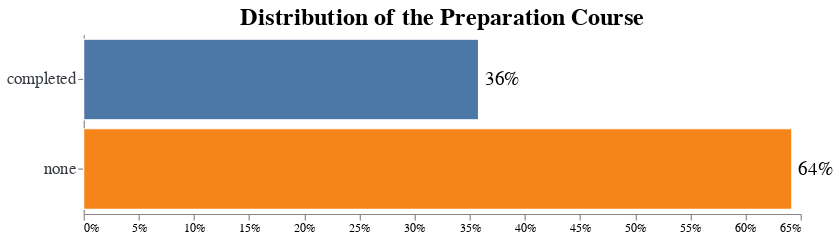

Write notebook code for a chart like this one.
### Code cell
bars = alt.Chart(course_count).mark_bar(stroke = "white").encode(
    x= alt.X("percent:Q", 
        title = "", 
        axis = alt.Axis(format='.0%', grid = False, )),
    y= alt.Y("course:O", 
        title="",
        axis = alt.Axis(labelAngle=0, labelFontSize=14, labelColor= "#343a40", labelFont="Arial") ),    
    tooltip = [alt.Tooltip('count', title = 'Count' ), alt.Tooltip ('course:O',title = 'Preparation course' ) , alt.Tooltip('percent:Q', format='.1%', title = 'Percent' )],
    color=alt.Color(field="course", type="nominal",legend=None ))

text = bars.mark_text(
    dx=+20,
    size=16,
    fill = "black",
).encode(text= alt.Text('percent:Q', format='.0%'))

(bars + text).properties(
    title = f"Distribution of the Preparation Course",
    width = 600,
    height= 150,
).configure_title(
    fontSize = 20,
    font = "Arial",
).configure_view(
    strokeWidth = 0,)

### Figure 1 — Vega-Lite specification as saved in the notebook (floating-point values rounded to 4 significant figures)
{"config": {"view": {"continuousWidth": 400, "continuousHeight": 300, "strokeWidth": 0}, "title": {"font": "Arial", "fontSize": 20}}, "layer": [{"mark": {"type": "bar", "stroke": "white"}, "encoding": {"color": {"field": "course", "legend": null, "type": "nominal"}, "tooltip": [{"field": "count", "title": "Count", "type": "quantitative"}, {"field": "course", "title": "Preparation course", "type": "ordinal"}, {"field": "percent", "format": ".1%", "title": "Percent", "type": "quantitative"}], "x": {"axis": {"format": ".0%", "grid": false}, "field": "percent", "title": "", "type": "quantitative"}, "y": {"axis": {"labelAngle": 0, "labelColor": "#343a40", "labelFont": "Arial", "labelFontSize": 14}, "field": "course", "title": "", "type": "ordinal"}}}, {"mark": {"type": "text", "dx": 20, "fill": "black", "size": 16}, "encoding": {"color": {"field": "course", "legend": null, "type": "nominal"}, "text": {"field": "percent", "format": ".0%", "type": "quantitative"}, "tooltip": [{"field": "count", "title": "Count", "type": "quantitative"}, {"field": "course", "title": "Preparation course", "type": "ordinal"}, {"field": "percent", "format": ".1%", "title": "Percent", "type": "quantitative"}], "x": {"axis": {"format": ".0%", "grid": false}, "field": "percent", "title": "", "type": "quantitative"}, "y": {"axis": {"labelAngle": 0, "labelColor": "#343a40", "labelFont": "Arial", "labelFontSize": 14}, "field": "course", "title": "", "type": "ordinal"}}}], "data": {"name": "data-c81b1d87bea2df2c60951e5d011154f7"}, "height": 150, "title": "Distribution of the Preparation Course", "width": 600, "$schema": "https://vega.github.io/schema/vega-lite/v4.17.0.json", "datasets": {"data-c81b1d87bea2df2c60951e5d011154f7": [{"course": "none", "count": 642, "percent": 0.642}, {"course": "completed", "count": 358, "percent": 0.358}]}}
